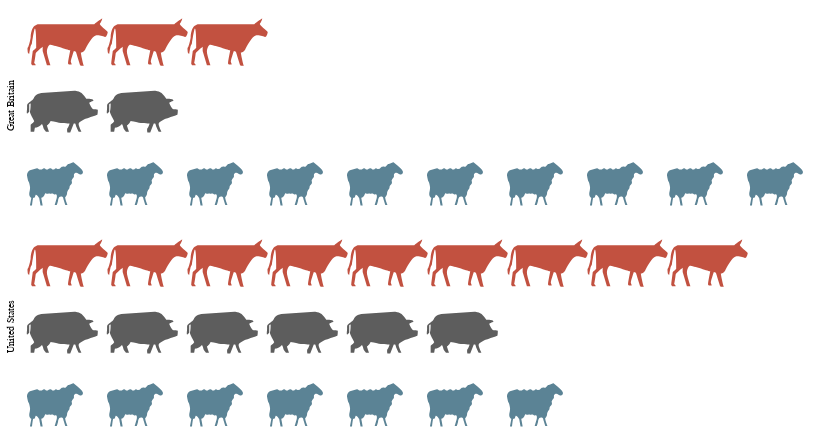

Vega-Lite specification for this chart:
### Vega-Lite specification from a JSON file in a GitHub repository (floating-point values rounded to 4 significant figures)
{"$schema": "https://vega.github.io/schema/vega-lite/v4.json", "config": {"view": {"stroke": ""}}, "width": 800, "height": 200, "data": {"values": [{"country": "Great Britain", "animal": "cattle", "col": 3}, {"country": "Great Britain", "animal": "cattle", "col": 2}, {"country": "Great Britain", "animal": "cattle", "col": 1}, {"country": "Great Britain", "animal": "pigs", "col": 2}, {"country": "Great Britain", "animal": "pigs", "col": 1}, {"country": "Great Britain", "animal": "sheep", "col": 10}, {"country": "Great Britain", "animal": "sheep", "col": 9}, {"country": "Great Britain", "animal": "sheep", "col": 8}, {"country": "Great Britain", "animal": "sheep", "col": 7}, {"country": "Great Britain", "animal": "sheep", "col": 6}, {"country": "Great Britain", "animal": "sheep", "col": 5}, {"country": "Great Britain", "animal": "sheep", "col": 4}, {"country": "Great Britain", "animal": "sheep", "col": 3}, {"country": "Great Britain", "animal": "sheep", "col": 2}, {"country": "Great Britain", "animal": "sheep", "col": 1}, {"country": "United States", "animal": "cattle", "col": 9}, {"country": "United States", "animal": "cattle", "col": 8}, {"country": "United States", "animal": "cattle", "col": 7}, {"country": "United States", "animal": "cattle", "col": 6}, {"country": "United States", "animal": "cattle", "col": 5}, {"country": "United States", "animal": "cattle", "col": 4}, {"country": "United States", "animal": "cattle", "col": 3}, {"country": "United States", "animal": "cattle", "col": 2}, {"country": "United States", "animal": "cattle", "col": 1}, {"country": "United States", "animal": "pigs", "col": 6}, {"country": "United States", "animal": "pigs", "col": 5}, {"country": "United States", "animal": "pigs", "col": 4}, {"country": "United States", "animal": "pigs", "col": 3}, {"country": "United States", "animal": "pigs", "col": 2}, {"country": "United States", "animal": "pigs", "col": 1}, {"country": "United States", "animal": "sheep", "col": 7}, {"country": "United States", "animal": "sheep", "col": 6}, {"country": "United States", "animal": "sheep", "col": 5}, {"country": "United States", "animal": "sheep", "col": 4}, {"country": "United States", "animal": "sheep", "col": 3}, {"country": "United States", "animal": "sheep", "col": 2}, {"country": "United States", "animal": "sheep", "col": 1}]}, "mark": {"type": "point", "filled": true}, "encoding": {"x": {"field": "col", "type": "ordinal", "axis": null}, "y": {"field": "animal", "type": "ordinal", "axis": null}, "row": {"field": "country", "header": {"title": ""}}, "shape": {"field": "animal", "type": "nominal", "scale": {"domain": ["person", "cattle", "pigs", "sheep"], "range": ["M1.7 -1.7h-0.8c0.3 -0.2 0.6 -0.5 0.6 -0.9c0 -0.6 -0.4 -1 -1 -1c-0.6 0 -1 0.4 -1 1c0 0.4 0.2 0.7 0.6 0.9h-0.8c-0.4 0 -0.7 0.3 -0.7 0.6v1.9c0 0.3 0.3 0.6 0.6 0.6h0.2c0 0 0 0.1 0 0.1v1.9c0 0.3 0.2 0.6 0.3 0.6h1.3c0.2 0 0.3 -0.3 0.3 -0.6v-1.8c0 0 0 -0.1 0 -0.1h0.2c0.3 0 0.6 -0.3 0.6 -0.6v-2c0.2 -0.3 -0.1 -0.6 -0.4 -0.6z", "M4 -2c0 0 0.9 -0.7 1.1 -0.8c0.1 -0.1 -0.1 0.5 -0.3 0.7c-0.2 0.2 1.1 1.1 1.1 1.2c0 0.2 -0.2 0.8 -0.4 0.7c-0.1 0 -0.8 -0.3 -1.3 -0.2c-0.5 0.1 -1.3 1.6 -1.5 2c-0.3 0.4 -0.6 0.4 -0.6 0.4c0 0.1 0.3 1.7 0.4 1.8c0.1 0.1 -0.4 0.1 -0.5 0c0 0 -0.6 -1.9 -0.6 -1.9c-0.1 0 -0.3 -0.1 -0.3 -0.1c0 0.1 -0.5 1.4 -0.4 1.6c0.1 0.2 0.1 0.3 0.1 0.3c0 0 -0.4 0 -0.4 0c0 0 -0.2 -0.1 -0.1 -0.3c0 -0.2 0.3 -1.7 0.3 -1.7c0 0 -2.8 -0.9 -2.9 -0.8c-0.2 0.1 -0.4 0.6 -0.4 1c0 0.4 0.5 1.9 0.5 1.9l-0.5 0l-0.6 -2l0 -0.6c0 0 -1 0.8 -1 1c0 0.2 -0.2 1.3 -0.2 1.3c0 0 0.3 0.3 0.2 0.3c0 0 -0.5 0 -0.5 0c0 0 -0.2 -0.2 -0.1 -0.4c0 -0.1 0.2 -1.6 0.2 -1.6c0 0 0.5 -0.4 0.5 -0.5c0 -0.1 0 -2.7 -0.2 -2.7c-0.1 0 -0.4 2 -0.4 2c0 0 0 0.2 -0.2 0.5c-0.1 0.4 -0.2 1.1 -0.2 1.1c0 0 -0.2 -0.1 -0.2 -0.2c0 -0.1 -0.1 -0.7 0 -0.7c0.1 -0.1 0.3 -0.8 0.4 -1.4c0 -0.6 0.2 -1.3 0.4 -1.5c0.1 -0.2 0.6 -0.4 0.6 -0.4z", "M1.2 -2c0 0 0.7 0 1.2 0.5c0.5 0.5 0.4 0.6 0.5 0.6c0.1 0 0.7 0 0.8 0.1c0.1 0 0.2 0.2 0.2 0.2c0 0 -0.6 0.2 -0.6 0.3c0 0.1 0.4 0.9 0.6 0.9c0.1 0 0.6 0 0.6 0.1c0 0.1 0 0.7 -0.1 0.7c-0.1 0 -1.2 0.4 -1.5 0.5c-0.3 0.1 -1.1 0.5 -1.1 0.7c-0.1 0.2 0.4 1.2 0.4 1.2l-0.4 0c0 0 -0.4 -0.8 -0.4 -0.9c0 -0.1 -0.1 -0.3 -0.1 -0.3l-0.2 0l-0.5 1.3l-0.4 0c0 0 -0.1 -0.4 0 -0.6c0.1 -0.1 0.3 -0.6 0.3 -0.7c0 0 -0.8 0 -1.5 -0.1c-0.7 -0.1 -1.2 -0.3 -1.2 -0.2c0 0.1 -0.4 0.6 -0.5 0.6c0 0 0.3 0.9 0.3 0.9l-0.4 0c0 0 -0.4 -0.5 -0.4 -0.6c0 -0.1 -0.2 -0.6 -0.2 -0.5c0 0 -0.4 0.4 -0.6 0.4c-0.2 0.1 -0.4 0.1 -0.4 0.1c0 0 -0.1 0.6 -0.1 0.6l-0.5 0l0 -1c0 0 0.5 -0.4 0.5 -0.5c0 -0.1 -0.7 -1.2 -0.6 -1.4c0.1 -0.1 0.1 -1.1 0.1 -1.1c0 0 -0.2 0.1 -0.2 0.1c0 0 0 0.9 0 1c0 0.1 -0.2 0.3 -0.3 0.3c-0.1 0 0 -0.5 0 -0.9c0 -0.4 0 -0.4 0.2 -0.6c0.2 -0.2 0.6 -0.3 0.8 -0.8c0.3 -0.5 1 -0.6 1 -0.6z", "M-4.1 -0.5c0.2 0 0.2 0.2 0.5 0.2c0.3 0 0.3 -0.2 0.5 -0.2c0.2 0 0.2 0.2 0.4 0.2c0.2 0 0.2 -0.2 0.5 -0.2c0.2 0 0.2 0.2 0.4 0.2c0.2 0 0.2 -0.2 0.4 -0.2c0.1 0 0.2 0.2 0.4 0.1c0.2 0 0.2 -0.2 0.4 -0.3c0.1 0 0.1 -0.1 0.4 0c0.3 0 0.3 -0.4 0.6 -0.4c0.3 0 0.6 -0.3 0.7 -0.2c0.1 0.1 1.4 1 1.3 1.4c-0.1 0.4 -0.3 0.3 -0.4 0.3c-0.1 0 -0.5 -0.4 -0.7 -0.2c-0.3 0.2 -0.1 0.4 -0.2 0.6c-0.1 0.1 -0.2 0.2 -0.3 0.4c0 0.2 0.1 0.3 0 0.5c-0.1 0.2 -0.3 0.2 -0.3 0.5c0 0.3 -0.2 0.3 -0.3 0.6c-0.1 0.2 0 0.3 -0.1 0.5c-0.1 0.2 -0.1 0.2 -0.2 0.3c-0.1 0.1 0.3 1.1 0.3 1.1l-0.3 0c0 0 -0.3 -0.9 -0.3 -1c0 -0.1 -0.1 -0.2 -0.3 -0.2c-0.2 0 -0.3 0.1 -0.4 0.4c0 0.3 -0.2 0.8 -0.2 0.8l-0.3 0l0.3 -1c0 0 0.1 -0.6 -0.2 -0.5c-0.3 0.1 -0.2 -0.1 -0.4 -0.1c-0.2 -0.1 -0.3 0.1 -0.4 0c-0.2 -0.1 -0.3 0.1 -0.5 0c-0.2 -0.1 -0.1 0 -0.3 0.3c-0.2 0.3 -0.4 0.3 -0.4 0.3l0.2 1.1l-0.3 0l-0.2 -1.1c0 0 -0.4 -0.6 -0.5 -0.4c-0.1 0.3 -0.1 0.4 -0.3 0.4c-0.1 -0.1 -0.2 1.1 -0.2 1.1l-0.3 0l0.2 -1.1c0 0 -0.3 -0.1 -0.3 -0.5c0 -0.3 0.1 -0.5 0.1 -0.7c0.1 -0.2 -0.1 -1 -0.2 -1.1c-0.1 -0.2 -0.2 -0.8 -0.2 -0.8c0 0 -0.1 -0.5 0.4 -0.8z"]}, "legend": null}, "color": {"field": "animal", "type": "nominal", "legend": null, "scale": {"domain": ["person", "cattle", "pigs", "sheep"], "range": ["rgb(162,160,152)", "rgb(194,81,64)", "rgb(93,93,93)", "rgb(91,131,149)"]}}, "opacity": {"value": 1}, "size": {"value": 200}}}
